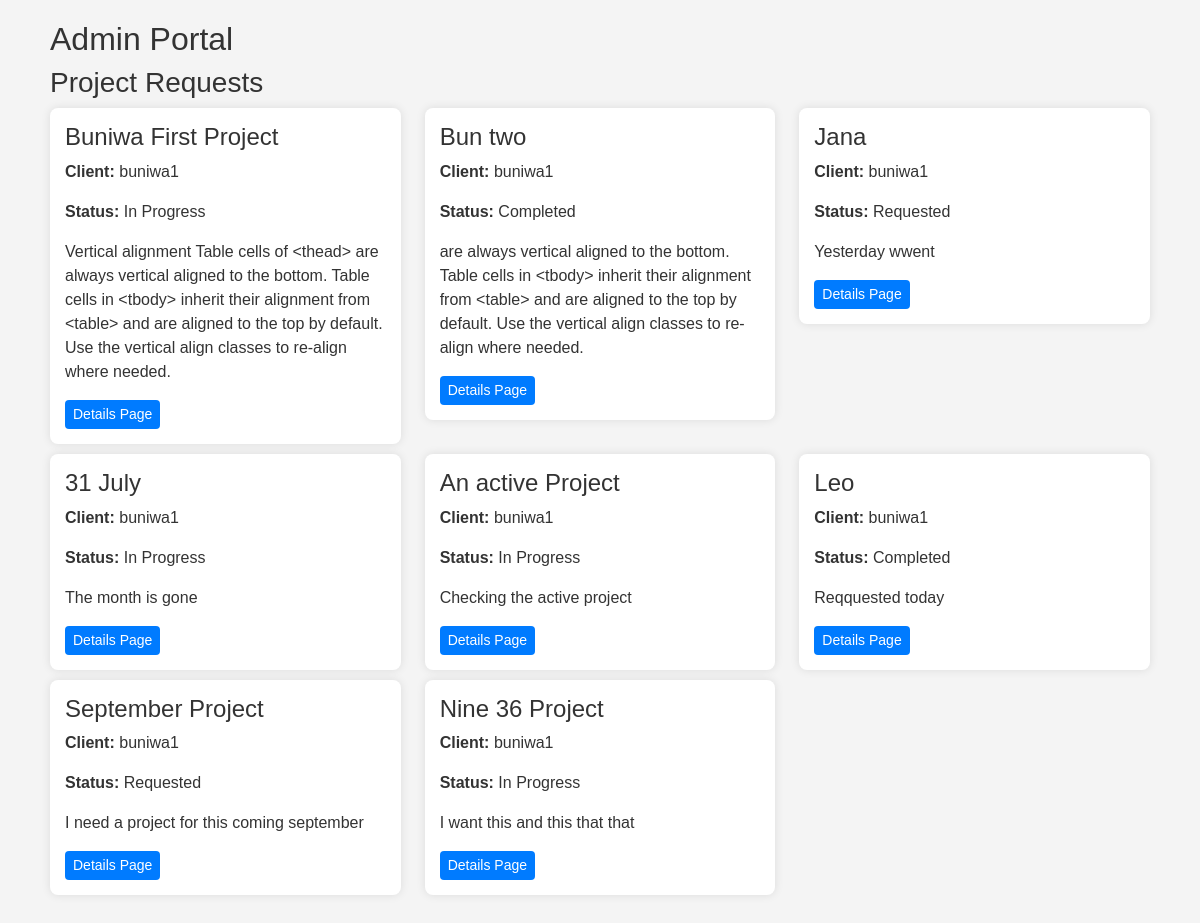
Before: /portal/admin/ (signed in) with the older database file.
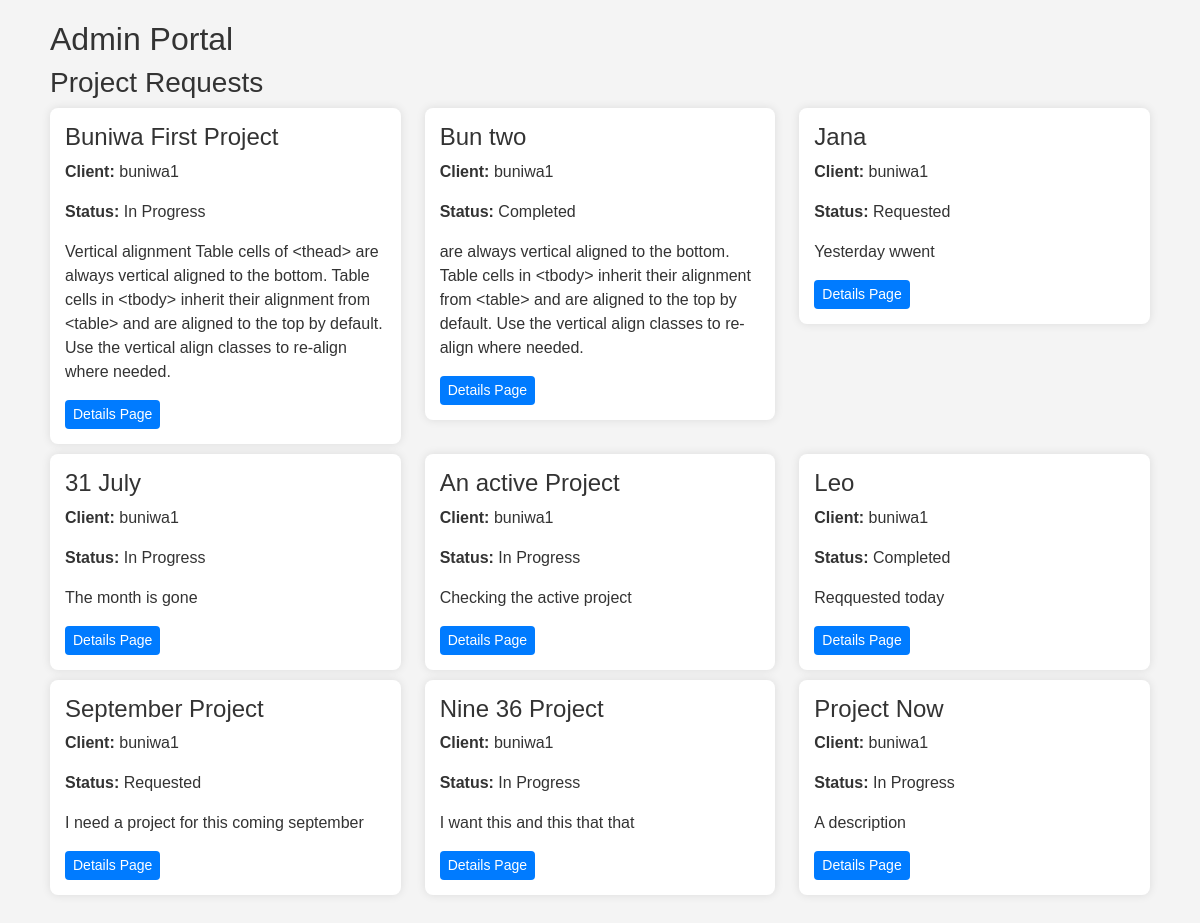
After: the same page with the newer database file.
### Portal/models.py (models this page shows, shortened)
class ProjectRequest(models.Model):
    user = models.ForeignKey(User, on_delete=models.CASCADE)
    project_name = models.CharField(max_length=100)
    description = models.TextField()
    status = models.CharField(max_length=20, choices=[('Requested', 'Requested'), ('In Progress', 'In Progress'), ('Completed', 'Completed')])

### Portal/views.py (the view)
# urls.py: path('admin/', views.admin_portal, name='admin_portal'),  # Admin portal view
@login_required
@user_passes_test(is_admin)
def admin_portal(request):
    project_requests = ProjectRequest.objects.all()
    return render(request, 'Portal/admin_portal.html', {
        'project_requests': project_requests,
    })

### Buniwa/context_processors.py (called while the page is built)
def profile_photo(request):
    if request.user.is_authenticated:
        user_details = UserDetails.objects.get(user=request.user)
        profile_photo_url = user_details.profile_photo.url if user_details.profile_photo else 'https://st3.depositphotos.com/15648834/17930/v/600/depositphotos_179308454-stock-illustration-unknown-person-silhouette-glasses-profile.jpg'
        return {'profile_photo_url': profile_photo_url}
    return {}

### Portal/views.py (called while the page is built)
def is_admin(user):
    return user.is_superuser  # Ensure only admins can access this view

### Portal/templates/Portal/admin_portal.html (shortened to what this page needs)
<!DOCTYPE html>
<html lang="en">
<head>
    <link href="https://cdn.jsdelivr.net/npm/bootstrap@5.3.3/dist/css/bootstrap.min.css" rel="stylesheet">
</head>
<body>
    <div class="container">
        <h2>Admin Portal</h2>
        <h3>Project Requests</h3>
        <div class="row">
            {% for request in project_requests %}
            <div class="col-md-4">
                <div class="project-card">
                    <h4>{{ request.project_name }}</h4>
                    <p><strong>Client:</strong> {{ request.user.username }}</p>
                    <p><strong>Status:</strong> {{ request.status }}</p>
                    <p>{{ request.description }}</p>
                    <a href="{% url 'create_milestones' request.id %}" class="btn btn-primary btn-sm">Details Page</a>
                </div>
            </div>
            {% empty %}
            <div class="col-12">
                <p>No project requests at the moment.</p>
            </div>
            {% endfor %}
        </div>
    </div>
</body>
</html>

Changed rows visible on the page:
added ProjectRequest: project_name "Project Now", user.username "buniwa1", status "In Progress", description "A description"
